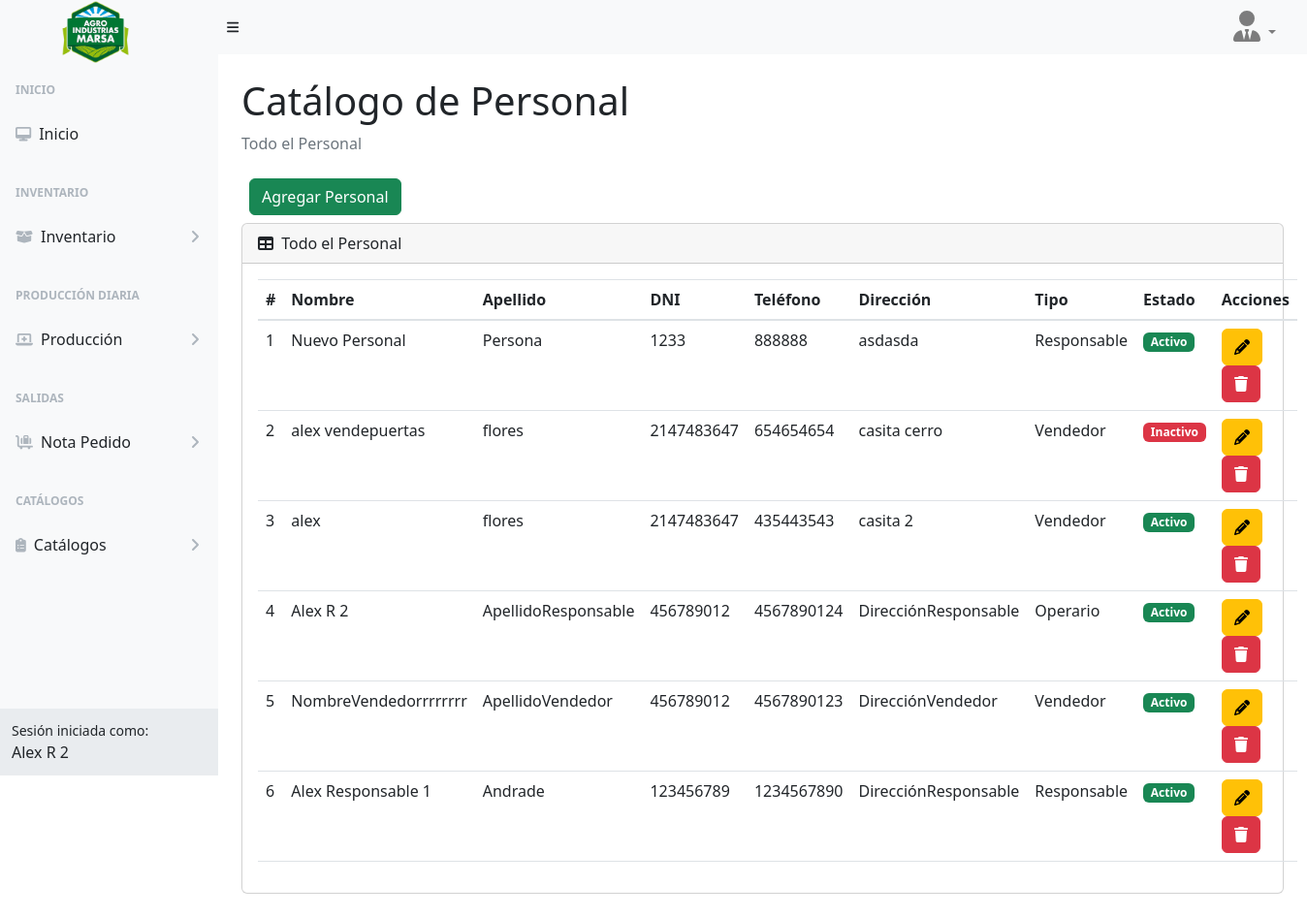
Page /personal (signed in) on the committed database.
### tables this page shows
CREATE TABLE `tb_personal`  (
  `IdPer` int NOT NULL AUTO_INCREMENT,
  `IdTipoPer` int NOT NULL,
  `dni` int NOT NULL,
  `NombrePer` varchar(255) NOT NULL,
  `ApellidoPer` varchar(255) NOT NULL,
  `TelefonoPer` varchar(12) NOT NULL,
  `DireccionPer` varchar(255) NOT NULL,
  `Estado` int NOT NULL,
  `DateCreate` datetime NOT NULL,
  `DateUpdate` datetime NOT NULL,
  PRIMARY KEY (`IdPer`) USING BTREE,
  INDEX `IdTipoPer`(`IdTipoPer`) USING BTREE,
  CONSTRAINT `tb_personal_ibfk_1` FOREIGN KEY (`IdTipoPer`) REFERENCES `tb_tipopersonal` (`IdTipoPer`) ON DELETE RESTRICT ON UPDATE RESTRICT
);

CREATE TABLE `tb_tipopersonal`  (
  `IdTipoPer` int NOT NULL AUTO_INCREMENT,
  `DescripcionTipoPer` varchar(255) NOT NULL,
  `DateCreate` datetime NOT NULL,
  `DateUpdate` datetime NOT NULL,
  PRIMARY KEY (`IdTipoPer`) USING BTREE
);

### controller/template.controller.php (called while the page is built)
<?php
class TemplateController
{
  static public function ctrTemplate()
  {
    include "view/template.php";
  }
}

### index.php (called while the page is built, shortened)
<?php
require_once "controller/template.controller.php";
require_once "controller/personal.controller.php";
require_once "controller/users.controller.php";
require_once "model/personal.model.php";
$template = new TemplateController();
$template -> ctrTemplate();

### controller/personal.controller.php (called while the page is built, shortened)
<?php
class PersonalController
{
  public static function ctrGetAllPersonal()
  {
    $table = "tb_personal";
    $listPersonal = PersonalModel::mdlGetAllPersonal($table);
    return $listPersonal;
  }
}

### model/conexion.php (called while the page is built)
<?php
class Conexion
{
  static public function conn()
  {
    $link = new PDO("mysql:host=localhost;dbname=marsa_db","root","");
    $link->exec("set names utf8");
    return $link;
  }
}

### model/personal.model.php (called while the page is built, shortened)
<?php
require_once "conexion.php";
class PersonalModel
{
  public static function mdlGetAllPersonal($table)
  {
    $statement = Conexion::conn()->prepare("SELECT
    tb_personal.IdPer,
    tb_personal.NombrePer,
    tb_personal.ApellidoPer,
    tb_personal.dni,
    tb_personal.TelefonoPer,
    tb_personal.DireccionPer,
    tb_tipopersonal.DescripcionTipoPer AS IdTipoPer,
    tb_estado.TipoEstado AS Estado
    FROM
    $table
    INNER JOIN
    tb_tipopersonal ON tb_personal.IdTipoPer = tb_tipopersonal.IdTipoPer
    INNER JOIN
    tb_estado ON tb_personal.Estado = tb_estado.IdEstado
    WHERE
    tb_estado.TipoEstado IN ('Activo', 'Inactivo')
    ORDER BY
    IdPer DESC");
    $statement->execute();
    return $statement->fetchAll();
  }
}

### view/modules/personal.php (the view, shortened to what this page needs)
</div>
</div>
<div class="sb-sidenav-footer">
  <div class="small">Sesión iniciada como:</div>
  <?php echo $_SESSION["Nombre"] ?>
</div>
</nav>
</div>
<div id="layoutSidenav_content">
  <main class="bg">
    <div class="container-fluid px-4">
      <h1 class="mt-4">Catálogo de Personal</h1>
      <ol class="breadcrumb mb-4">
        <li class="breadcrumb-item active">Todo el Personal</li>
      </ol>
      <div class="d-flex m-2">
        <button type="button" class="btn btn-success" data-toggle="modal" data-target="#modalAddPersonal">
          Agregar Personal
        </button>
      </div>
      <div class="card mb-4">
        <div class="card-header">
          <i class="fas fa-table me-1"></i>
          Todo el Personal
        </div>
        <div class="card-body">
          <table id="datatablesSimple" class="data-table-Personal table">
            <thead>
              <tr>
                <th>#</th>
                <th>Nombre</th>
                <th>Apellido</th>
                <th>DNI</th>
                <th>Teléfono</th>
                <th>Dirección</th>
                <th>Tipo</th>
                <th>Estado</th>
                <th>Acciones</th>
              </tr>
            </thead>
            <tbody>
              <?php
              $listPersonal = PersonalController::ctrGetAllPersonal();
              foreach ($listPersonal as $key => $value) {
                $estado = $value["Estado"] == "Activo" ? "<span class='badge bg-success'>Activo</span>" : "<span class='badge bg-danger'>Inactivo</span>";
                echo
                '<tr>
                  <td>' . ($key + 1) . '</td>
                  <td>' . $value["NombrePer"] . '</td>
                  <td>' . $value["ApellidoPer"] . '</td>
                  <td>' . $value["dni"] . '</td>
                  <td>' . $value["TelefonoPer"] . '</td>
                  <td>' . $value["DireccionPer"] . '</td>
                  <td>' . $value["IdTipoPer"] . '</td>
                  <td>' . $estado . '</td>
                  <td>
                    <button class="btn btn-warning btnEditPersonal" codPersonal="' . $value["IdPer"] . '" data-toggle="modal" data-target="#modalEditPersonal"><i class="fa-solid fa-pencil"></i></button>
                    <button class="btn btn-danger btnDeletePersonal" codPersonal="' . $value["IdPer"] . '" userTypePer="' . $_SESSION['IdTipoUsu'] . '"><i class="fa-solid fa-trash"></i></button>
                  </td>
                </tr>';
              }
              ?>
            </tbody>
          </table>
        </div>
      </div>
    </div>
  </main>
</div>
</div>

### rows in the picture
tb_personal: NombrePer "Nuevo Personal", ApellidoPer "Persona", dni "1233", TelefonoPer "888888", DireccionPer "asdasda", IdTipoPer.DescripcionTipoPer "Responsable", shows "Activo"
tb_personal: NombrePer "alex vendepuertas", ApellidoPer "flores", dni "2147483647", TelefonoPer "654654654", DireccionPer "casita cerro", IdTipoPer.DescripcionTipoPer "Vendedor", shows "Inactivo"
tb_personal: NombrePer "alex", ApellidoPer "flores", dni "2147483647", TelefonoPer "435443543", DireccionPer "casita 2", IdTipoPer.DescripcionTipoPer "Vendedor", shows "Activo"
tb_personal: NombrePer "Alex R 2", ApellidoPer "ApellidoResponsable", dni "456789012", TelefonoPer "4567890124", DireccionPer "DirecciónResponsable", IdTipoPer.DescripcionTipoPer "Operario", shows "Activo"
tb_personal: NombrePer "NombreVendedorrrrrrrr", ApellidoPer "ApellidoVendedor", dni "456789012", TelefonoPer "4567890123", DireccionPer "DirecciónVendedor", IdTipoPer.DescripcionTipoPer "Vendedor", shows "Activo"
tb_personal: NombrePer "Alex Responsable 1", ApellidoPer "Andrade", dni "123456789", TelefonoPer "1234567890", DireccionPer "DirecciónResponsable", IdTipoPer.DescripcionTipoPer "Responsable", shows "Activo"

### other values in the picture
$_SESSION["Nombre"] "Alex R 2"
